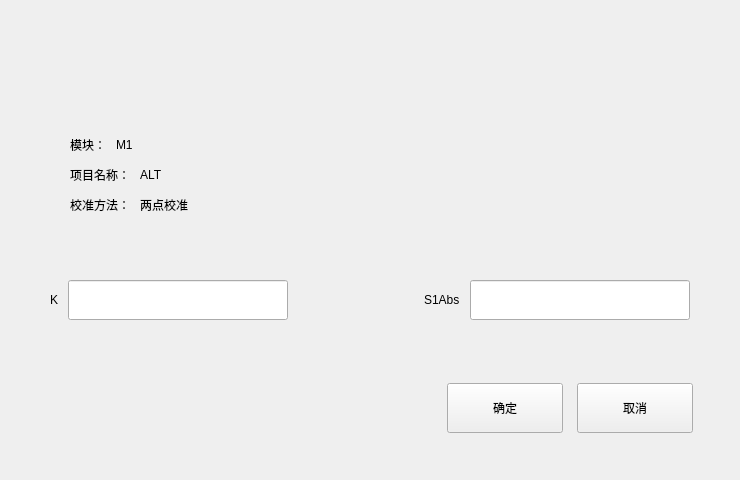
<?xml version="1.0" encoding="UTF-8"?>
<ui version="4.0">
 <class>QCalibrationFactorEdit</class>
 <widget class="BaseDlg" name="QCalibrationFactorEdit">
  <property name="geometry">
   <rect>
    <x>0</x>
    <y>0</y>
    <width>740</width>
    <height>480</height>
   </rect>
  </property>
  <property name="windowTitle">
   <string>QCalibrationFactorEdit</string>
  </property>
  <widget class="QWidget" name="widget1" native="true">
   <property name="geometry">
    <rect>
     <x>50</x>
     <y>100</y>
     <width>640</width>
     <height>150</height>
    </rect>
   </property>
   <property name="bks" stdset="0">
    <string>gray</string>
   </property>
   <property name="borders" stdset="0">
    <string>all</string>
   </property>
   <layout class="QVBoxLayout" name="verticalLayout">
    <property name="spacing">
     <number>10</number>
    </property>
    <property name="leftMargin">
     <number>20</number>
    </property>
    <property name="topMargin">
     <number>0</number>
    </property>
    <property name="rightMargin">
     <number>20</number>
    </property>
    <property name="bottomMargin">
     <number>0</number>
    </property>
    <item>
     <spacer name="verticalSpacer_2">
      <property name="orientation">
       <enum>Qt::Vertical</enum>
      </property>
      <property name="sizeHint" stdset="0">
       <size>
        <width>20</width>
        <height>40</height>
       </size>
      </property>
     </spacer>
    </item>
    <item>
     <widget class="QWidget" name="widget10" native="true">
      <layout class="QHBoxLayout" name="horizontalLayout">
       <property name="spacing">
        <number>10</number>
       </property>
       <property name="leftMargin">
        <number>0</number>
       </property>
       <property name="topMargin">
        <number>0</number>
       </property>
       <property name="rightMargin">
        <number>0</number>
       </property>
       <property name="bottomMargin">
        <number>0</number>
       </property>
       <item>
        <widget class="QLabel" name="label_3">
         <property name="text">
          <string>模块：</string>
         </property>
        </widget>
       </item>
       <item>
        <widget class="QLabel" name="label_modelName">
         <property name="text">
          <string>M1</string>
         </property>
        </widget>
       </item>
       <item>
        <spacer name="horizontalSpacer">
         <property name="orientation">
          <enum>Qt::Horizontal</enum>
         </property>
         <property name="sizeHint" stdset="0">
          <size>
           <width>40</width>
           <height>20</height>
          </size>
         </property>
        </spacer>
       </item>
      </layout>
     </widget>
    </item>
    <item>
     <widget class="QWidget" name="widget11" native="true">
      <layout class="QHBoxLayout" name="horizontalLayout_2">
       <property name="spacing">
        <number>10</number>
       </property>
       <property name="leftMargin">
        <number>0</number>
       </property>
       <property name="topMargin">
        <number>0</number>
       </property>
       <property name="rightMargin">
        <number>0</number>
       </property>
       <property name="bottomMargin">
        <number>0</number>
       </property>
       <item>
        <widget class="QLabel" name="label_4">
         <property name="text">
          <string>项目名称：</string>
         </property>
        </widget>
       </item>
       <item>
        <widget class="QLabel" name="label_projectName">
         <property name="text">
          <string>ALT</string>
         </property>
        </widget>
       </item>
       <item>
        <spacer name="horizontalSpacer_2">
         <property name="orientation">
          <enum>Qt::Horizontal</enum>
         </property>
         <property name="sizeHint" stdset="0">
          <size>
           <width>40</width>
           <height>20</height>
          </size>
         </property>
        </spacer>
       </item>
      </layout>
     </widget>
    </item>
    <item>
     <widget class="QWidget" name="widget12" native="true">
      <layout class="QHBoxLayout" name="horizontalLayout_3">
       <property name="spacing">
        <number>10</number>
       </property>
       <property name="leftMargin">
        <number>0</number>
       </property>
       <property name="topMargin">
        <number>0</number>
       </property>
       <property name="rightMargin">
        <number>0</number>
       </property>
       <property name="bottomMargin">
        <number>0</number>
       </property>
       <item>
        <widget class="QLabel" name="label_5">
         <property name="text">
          <string>校准方法：</string>
         </property>
        </widget>
       </item>
       <item>
        <widget class="QLabel" name="label_caliMethod">
         <property name="text">
          <string>两点校准</string>
         </property>
        </widget>
       </item>
       <item>
        <spacer name="horizontalSpacer_3">
         <property name="orientation">
          <enum>Qt::Horizontal</enum>
         </property>
         <property name="sizeHint" stdset="0">
          <size>
           <width>40</width>
           <height>20</height>
          </size>
         </property>
        </spacer>
       </item>
      </layout>
     </widget>
    </item>
    <item>
     <spacer name="verticalSpacer">
      <property name="orientation">
       <enum>Qt::Vertical</enum>
      </property>
      <property name="sizeHint" stdset="0">
       <size>
        <width>20</width>
        <height>40</height>
       </size>
      </property>
     </spacer>
    </item>
   </layout>
  </widget>
  <widget class="QPushButton" name="save_button">
   <property name="geometry">
    <rect>
     <x>447</x>
     <y>383</y>
     <width>116</width>
     <height>50</height>
    </rect>
   </property>
   <property name="text">
    <string>确定</string>
   </property>
   <property name="buttons" stdset="0">
    <string>btn_dlg</string>
   </property>
  </widget>
  <widget class="QPushButton" name="pushButton_close">
   <property name="geometry">
    <rect>
     <x>577</x>
     <y>383</y>
     <width>116</width>
     <height>50</height>
    </rect>
   </property>
   <property name="text">
    <string>取消</string>
   </property>
   <property name="buttons" stdset="0">
    <string>btn_dlg</string>
   </property>
  </widget>
  <widget class="QWidget" name="widget" native="true">
   <property name="geometry">
    <rect>
     <x>50</x>
     <y>280</y>
     <width>640</width>
     <height>40</height>
    </rect>
   </property>
   <layout class="QHBoxLayout" name="horizontalLayout_5">
    <property name="spacing">
     <number>10</number>
    </property>
    <property name="leftMargin">
     <number>0</number>
    </property>
    <property name="topMargin">
     <number>0</number>
    </property>
    <property name="rightMargin">
     <number>0</number>
    </property>
    <property name="bottomMargin">
     <number>0</number>
    </property>
    <item>
     <widget class="QLabel" name="label">
      <property name="text">
       <string>K</string>
      </property>
     </widget>
    </item>
    <item>
     <widget class="QLineEdit" name="lineEdit_K">
      <property name="minimumSize">
       <size>
        <width>220</width>
        <height>40</height>
       </size>
      </property>
      <property name="maximumSize">
       <size>
        <width>220</width>
        <height>40</height>
       </size>
      </property>
     </widget>
    </item>
    <item>
     <spacer name="horizontalSpacer_5">
      <property name="orientation">
       <enum>Qt::Horizontal</enum>
      </property>
      <property name="sizeHint" stdset="0">
       <size>
        <width>40</width>
        <height>20</height>
       </size>
      </property>
     </spacer>
    </item>
    <item>
     <widget class="QLabel" name="label_2">
      <property name="text">
       <string>S1Abs</string>
      </property>
     </widget>
    </item>
    <item>
     <widget class="QLineEdit" name="lineEdit_S1abs">
      <property name="minimumSize">
       <size>
        <width>220</width>
        <height>40</height>
       </size>
      </property>
      <property name="maximumSize">
       <size>
        <width>220</width>
        <height>40</height>
       </size>
      </property>
     </widget>
    </item>
   </layout>
  </widget>
 </widget>
 <layoutdefault spacing="6" margin="11"/>
 <customwidgets>
  <customwidget>
   <class>BaseDlg</class>
   <extends>QWidget</extends>
   <header>basedlg.h</header>
   <container>1</container>
  </customwidget>
 </customwidgets>
 <resources/>
 <connections/>
</ui>
